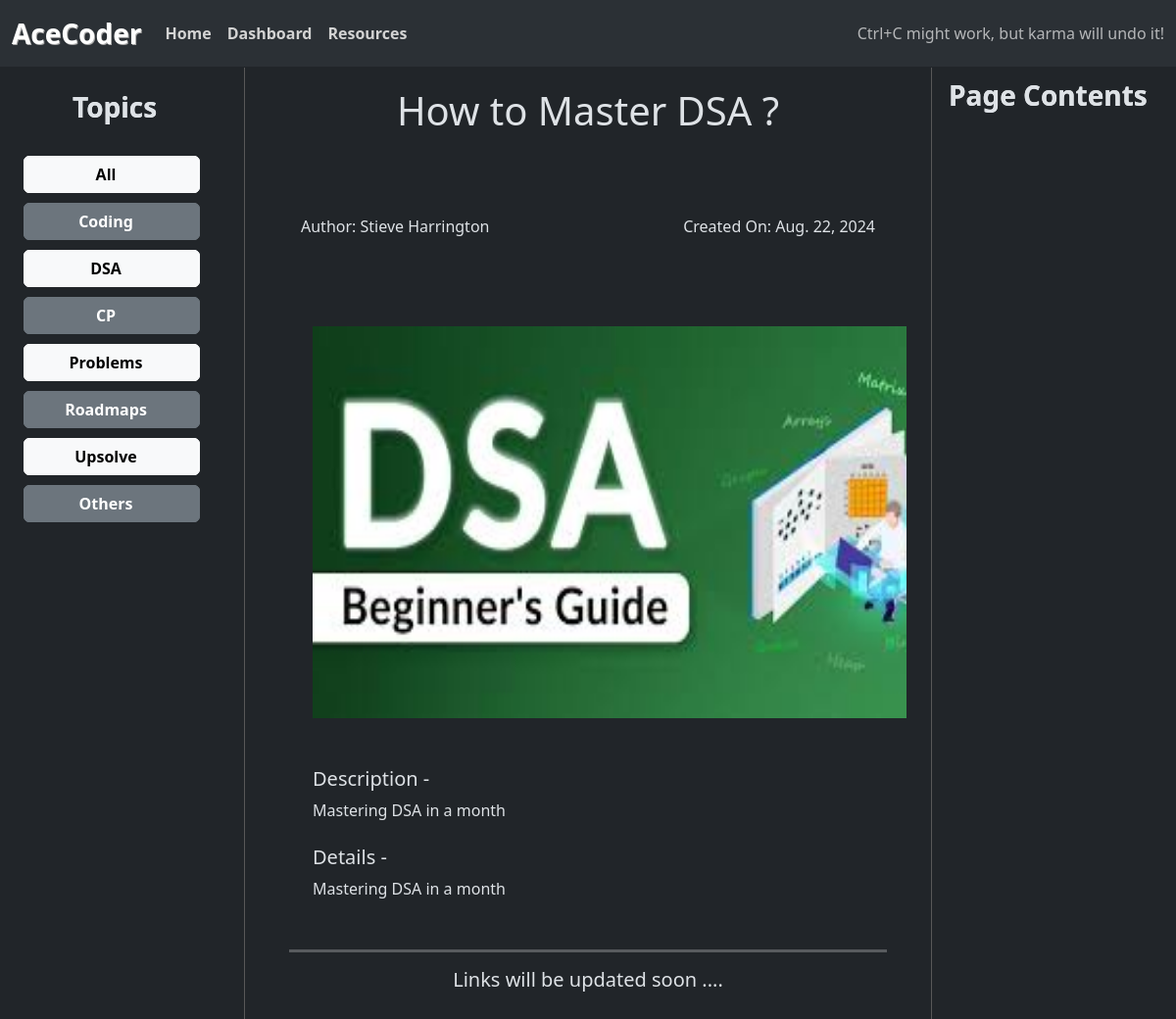
Screenshot of /resources/4/ with the database file from the repository.
### resources/models.py (models this page shows, shortened)
class PostTag(models.Model):
    post_tag = models.CharField(max_length = 100, unique = True)

class Post(models.Model):
    tittle = models.CharField(max_length = 200)
    created_on = models.DateField()
    edited_on = models.DateField()
    description = models.CharField(max_length = 200)
    post = models.TextField()
    banner = models.ImageField(upload_to = 'gallery/', blank = True, null = True)
    pictures = models.ImageField(upload_to = 'gallery/', blank = True, null = True)
    author = models.CharField(max_length = 100)
    tags = models.ManyToManyField(PostTag)

### resources/views.py (the view)
# urls.py: path('<int:blog_id>/', views.blog_page, name = "blog_page"),  # resources/3
def blog_page(request, blog_id):
    blog = get_object_or_404(Post, pk = blog_id)
    all_tags = PostTag.objects.all()
    subposts = SubPost.objects.filter(parent_post = blog)
    video_ids = [subpost.link[32:] if subpost.link[12:19] == "youtube" else "" for subpost in SubPost.objects.all()]
    together = zip(subposts, video_ids)
    context = {
        'blog': blog,
        'all_tags': all_tags,
        'subposts': subposts
    }
    print(together)
    return render(request, 'blog_page.html', context)

### resources/templates/blog_page.html (shortened to what this page needs)
{% extends "resources_base.html" %}
{% load static %}
{% block content %}
    {% block left_sidebar %}
        <div class="left-sidebar-container">
            <h3 style='font-weight: bold; padding-left: 50px'> Topics </h3> <br>
            <ul class='right-bar'>
                <a href="{% url "resources_home" %}"><li><button class="btn btn-light" style="width: 180px;">All</button></li></a>
                {% for tag in all_tags %}
                <a href="{% url "tag_posts" tag.post_tag %}"><li><button {% if forloop.counter|divisibleby:2 %} class="btn btn-light" {% else %} class="btn btn-secondary" {% endif %} style="width: 180px;">{{ tag.post_tag }}</button></li></a>
                {% endfor %}
            </ul>
        </div>
    {% endblock %}
    {% block right_sidebar %}
        <div class="right-sidebar-container">
            <h3 style='font-weight: bold; padding-left: 5px; margin-bottom: 30px'> Page Contents </h3>
        </div>
    {% endblock %}
    <h1 style = "text-align: center;"> {{ blog.tittle }} </h1> <br>
    <div class="container" style="margin-top: 50px; margin-bottom: 50px;">
        <div class="row justify-content-between">
            <div class="col-auto">
                <p style="text-align: right;"> Author: {{ blog.author }} </p>
            </div>
            <div class="col-auto">
                <p style="text-align: right;"> Created On: {{ blog.created_on }} </p> <br>
            </div>
        </div>
    </div>
    <div class="container">
        <div class="row justify-content-center">
            <div class="row">
                <div class="col-auto">
                    <img src="{{ blog.banner.url }}" alt="" style="width: 700px; height: 400px; margin-bottom: 50px">
                </div>
                <div class="col-auto">
                    <div class="row">
                        <div class="col-auto"> <h5> Description - </h5> </div>
                    </div>
                    <div class="row">
                        <div class="col-auto"> {{blog.description}} </div>
                    </div>
                    <br>
                    <div class="row">
                        <div class="col-auto"> <h5> Details - </h5> </div>
                    </div>
                    <div class="row">
                        <div class="col-auto blog-post-content"> {{ blog.post }} </div>
                    </div>
                </div>
            </div>
            <br>
            <hr style="margin-top: 50px; border-width: 3px; border-color: white;">
            {% if subposts %}
                {% for subpost in subposts %}
                    <div class="row">
                        <div class="col-9">
                            <h3> {{subpost.tittle}} </h3>
                        </div>
                        {% if subpost.link|slice:"12:19" == "youtube" %}
                            <div class="modal fade" id="videoModal" tabindex="-1" aria-labelledby="videoModalLabel" aria-hidden="true">
                                <div class="modal-dialog modal-lg">
                                    <div class="modal-content">
                                        <div class="modal-header">
                                            <h5 class="modal-title" id="videoModalLabel"> {{ subpost.tittle }} </h5>
                                            <button type="button" class="btn-close" data-bs-dismiss="modal" aria-label="Close"></button>
                                        </div>
                                        <div class="modal-body">
                                            <div class="ratio ratio-16x9">
                                                <iframe src="https://www.youtube.com/embed/{{subpost.link|slice:"32:"}}" title="YouTube video" allowfullscreen></iframe>
                                            </div>
                                        </div>
                                    </div>
                                </div>
                            </div>
                            <div class="col-2">
                                <a href="#">
                                    <button type="button" class="btn btn-primary" data-bs-toggle="modal" data-bs-target="#videoModal"> Video </button>
                                </a>
                            </div>
                        {% else %}
                            <div class="col-2">
                                <a href="{{subpost.link}}" target="_blank">
                                    <button class="btn btn-success">Source</button>
                                </a>
                        {% endif %}
                        </div>
                    </div>
                    <div class="row">
                        <p>
                            The BeginnersGuide page on the Python Wiki serves as a comprehensive resource for those new to Python programming. It offers a step-by-step guide to getting started with Python, including installation instructions, learning resources, and information on finding specific applications or libraries.
                            Key points from the page:
                            Installation: The page provides guidance on installing Python, which is generally straightforward on most operating systems.
                            Learning: It recommends exploring various resources such as IDEs, text editors, introductory books, and code samples to aid in the learning process.
                            Finding Applications and Libraries: The page suggests using the Python Package Index (PyPI) and searching on python.org to locate relevant tools.
                            Additional Resources: It provides links to tutorials, documentation, and online communities for further support and learning.
                            Overall, the BeginnersGuide page is a valuable resource for anyone looking to start their Python programming journey. It offers practical information and guidance to help beginners get started and navigate the world of Python development.
                        </p>
                    </div>
                {% endfor %}
            {% else %}
                <br> <br>
                <h5 style="text-align: center;"> Links will be updated soon .... </h5>
            {% endif %}
        </div>
    </div>
{% endblock %}

### static/style.css (style rules this page uses)
.left-sidebar-container { position: fixed; left: 0; top: 69px; bottom: 0; width: 250px; border-right: 1px solid rgb(88, 88, 88); padding: 2%; z-index: 1; overflow: auto; overflow-y: scroll; }
.right-sidebar-container { position: fixed; right: 0; top: 69px; bottom: 0; width: 250px; border-left: 1px solid rgb(88, 88, 88); padding: 1%; z-index: 1; overflow: auto; overflow-y: scroll; }

### resources/templates/resources_base.html (style rules this page uses)
ul.right-bar { list-style-type: none; padding-left: 0; }
ul.right-bar li { padding-bottom: 10px; }
ul.right-bar button { list-style-type: none; padding-left: 0; font-weight: bold; }

### resources/templates/blog_page.html (style rules this page uses)
.blog-post-content { max-width: 400px; word-wrap: break-word; }

### rows the page displays
PostTag: post_tag "Coding"
PostTag: post_tag "DSA"
PostTag: post_tag "CP"
PostTag: post_tag "Problems"
PostTag: post_tag "Roadmaps"
PostTag: post_tag "Upsolve"
PostTag: post_tag "Others"
Post: tittle "How to Master DSA ?", author "Stieve Harrington", created_on "Aug. 22, 2024", banner (picture), description "Mastering DSA in a month", post "Mastering DSA in a month"
